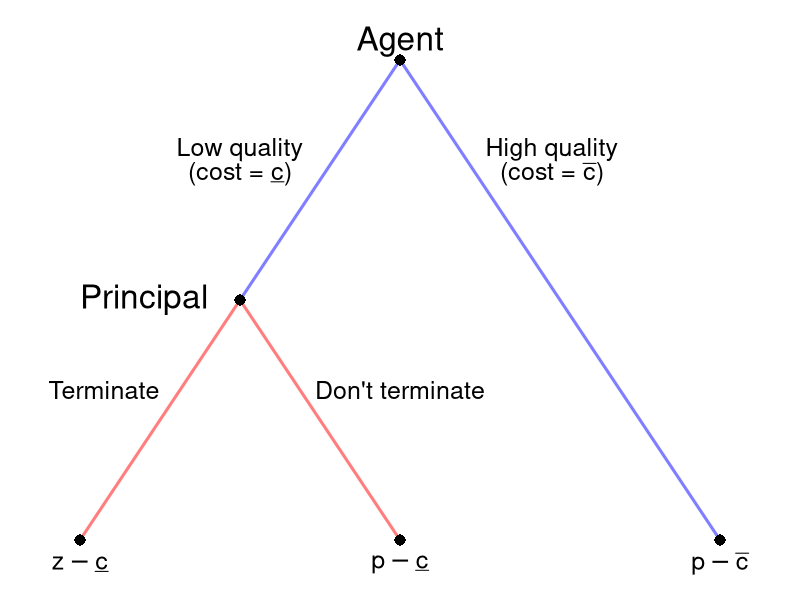

Source code (R):
require(shape)
pdf(file = "information_power/info_gametree.pdf", width = 9, height = 7)

#Set parameters for graphics
axislabelsize <- 1.5
labelsize <- 2
actionlabelsize <- 1.5
graphlinewidth <- 3
segmentlinewidth <- 2
nodesize <- 1.5
fadelevel <- 1

col_agent = c(rgb(0, 0, 1, 0.5), rgb(1, 0, 0, 0.5))

par(mar =  c(0, 0, 0, 0))

xlims <- c(0, 10)
ylims <- c(0, 10)

npts <- 501 
x <- seq(xlims[1], xlims[2], length.out = npts)
y <- seq(ylims[1], ylims[2], length.out = npts) 

plot(0, 0, xlim = xlims, ylim = ylims, type = "n",
     xlab = expression(paste("")),
     ylab = expression(paste("")), 
     xaxt = "n", 
     yaxt = "n", 
     cex.lab = axislabelsize, 
     bty = "n",
     xaxs = "i", 
     yaxs = "i")

ticksy <- seq(from = 0, to = ylims[2], by = 2)
ylabels <- seq(from = 0, to = ylims[2], by = 2)
ticksx <- seq(from = 0, to = xlims[2], by = 2)
xlabels <- seq(from = 0, to = xlims[2], by = 2)

# Agent
segments(5, 9, 3, 5, col = col_agent[1], lty = 1, lwd = 3)
segments(5, 9, 9, 1, lty = 1, col = col_agent[1], lwd = graphlinewidth)


# Principal
segments(3, 5, 1, 1, lty = 1, col = col_agent[2], lwd = graphlinewidth)
segments(3, 5, 5, 1, lty = 1, col = col_agent[2], lwd = graphlinewidth)

#Initial node
points(5, 9, pch = 16, cex = nodesize)

#P1 Nodes
points(3, 5, pch = 16, cex = nodesize)

#P2 Terminal Nodes
points(1, 1, pch = 16, cex = nodesize)
points(5, 1, pch = 16, cex = nodesize)
points(9, 1, pch = 16, cex = nodesize)

text(5, 9.3, expression(paste("Agent")), cex = labelsize)
text(3, 7.5, expression(paste("Low quality")), cex = actionlabelsize)
text(3, 7.1, expression(paste("(cost = ", underline(c), ")")), cex = actionlabelsize)
text(6.9, 7.5, expression(paste("High quality")), cex = actionlabelsize)
text(6.9, 7.1, expression(paste("(cost = ", bar(c), ")")), cex = actionlabelsize)


text(1.8, 5, expression(paste("Principal")), cex = labelsize)
text(1.3, 3.5, expression(paste("Terminate")), cex = actionlabelsize)
text(5, 3.5, expression(paste("Don't terminate")), cex = actionlabelsize)

#Payoffs 
text(1, .6, expression(z - underline(c)), cex = actionlabelsize)
text(5, .6, expression(p - underline(c)), cex = actionlabelsize)
text(9, .6, expression(p - bar(c)), cex = actionlabelsize)



dev.off()
